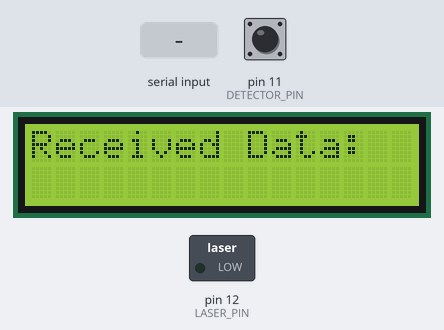
The sketch below on a simulated Arduino Uno, built with avr-gcc and run on an emulated ATmega328P. On the bench: 16×2 character LCD, switched loads named in the sketch (green lamp = pin HIGH). Inputs (shaded band) come from the test bench; at power-on: pin 11 (DETECTOR_PIN) LOW. What the sketch prints to the serial monitor is not drawn.

Above: at 2.7 s.
2.8 s: byte 120 received over Serial
At 2.98 s:
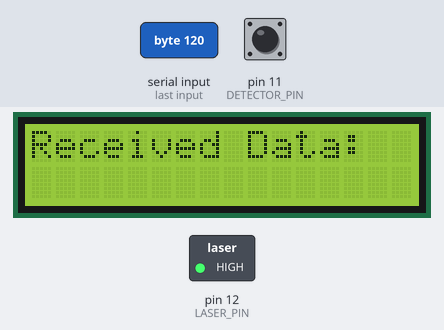
4.5 s: pin 11 (DETECTOR_PIN) pulsed HIGH 5 times (0.12 s each, 0.3 s apart)
At 6.3 s:
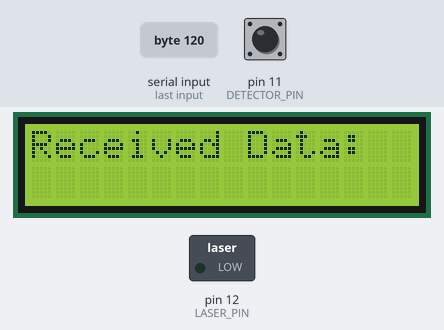
7.5 s: byte 30 received over Serial
At 7.59 s:
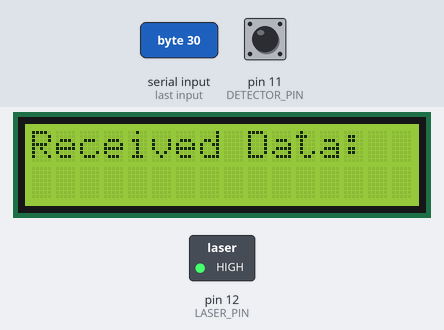
9.1 s: pin 11 (DETECTOR_PIN) pulsed HIGH 2 times (0.12 s each, 0.3 s apart)
At 10.3 s:
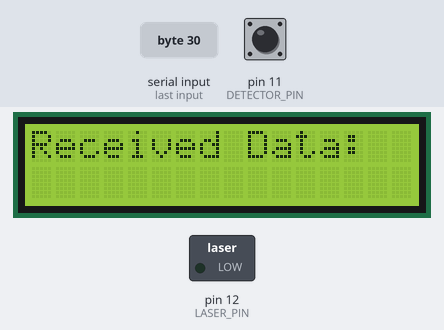
11.2 s: byte 90 received over Serial
At 12.4 s:
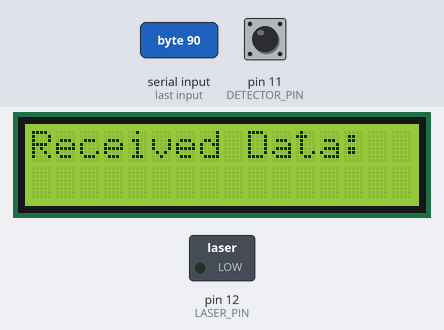
Timing chart, 0 to 13.9 s (numbered marks = the images above; inputs shaded):
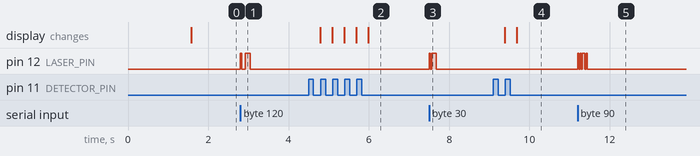

The sketch:

LiFi_System.ino
```cpp
#include <LiquidCrystal.h>

// LCD pin configuration (RS, E, D4, D5, D6, D7)
LiquidCrystal lcd(2, 3, 4, 5, 6, 7);

const int LASER_PIN = 12;
const int DETECTOR_PIN = 11;
const int BIT_PERIOD = 30; // Fixed 30 ms timing on both nodes

int charCount = 0; // Tracks how many characters have been printed on the LCD

void setup() {
  Serial.begin(9600); // Baud rate locked at 9600
  pinMode(LASER_PIN, OUTPUT);
  pinMode(DETECTOR_PIN, INPUT);
  digitalWrite(LASER_PIN, LOW);

  // Initialise the LCD screen
  lcd.begin(16, 2);
  lcd.print("Li-Fi System");
  lcd.setCursor(0, 1);
  lcd.print("Ready...");
  Serial.println("\n=== SYSTEM RESET & READY ===");
  delay(1500);
  lcd.clear(); // Clear the welcome message and prepare the screen

  // Print a fixed heading on the first row so it need not be re-cleared
  lcd.setCursor(0, 0);
  lcd.print("Received Data:");
  lcd.setCursor(0, 1); // Move the cursor to the second row
}

void loop() {
  // --- Transmit section ---
  if (Serial.available() > 0) {
    char sendChar = Serial.read();
    sendByte(sendChar);
  }

  // --- Receive section ---
  if (digitalRead(DETECTOR_PIN) == HIGH) {
    char recvChar = receiveByte();

    // Filter out invalid characters and newline markers
    if (recvChar > 0 && recvChar != '\n' && recvChar != '\r') {
      Serial.print(recvChar); // Print to the Serial Monitor

      // Auto-clear the LCD's second row once 16 characters are filled
      if (charCount >= 16) {
        lcd.setCursor(0, 1);
        lcd.print("                "); // Erase the second row with spaces
        lcd.setCursor(0, 1); // Return the cursor to the row's start
        charCount = 0;
      }

      // Print the received character sequentially on the LCD
      lcd.write(recvChar);
      charCount++; // Increment the character count
    }
  }
}

// Modulates one 8-bit ASCII character into optical pulses
void sendByte(char c) {
  digitalWrite(LASER_PIN, HIGH); // Start Bit
  delay(BIT_PERIOD);

  for (int i = 0; i < 8; i++) {
    digitalWrite(LASER_PIN, bitRead(c, i));
    delay(BIT_PERIOD);
  }

  digitalWrite(LASER_PIN, LOW); // Stop Bit
  delay(BIT_PERIOD);
}

// Demodulates incoming optical pulses into one 8-bit ASCII character
char receiveByte() {
  char c = 0;
  delay(BIT_PERIOD + (BIT_PERIOD / 2)); // Delay to sample at the bit's centre

  for (int i = 0; i < 8; i++) {
    if (digitalRead(DETECTOR_PIN) == HIGH) {
      bitWrite(c, i, 1);
    } else {
      bitWrite(c, i, 0);
    }
    delay(BIT_PERIOD);
  }
  return c;
}
```

Measured:
- after the input at 2.8 s, pin 12 (LASER_PIN): LOW → HIGH at once, → LOW 0.03 s later, → HIGH 0.09 s later, → LOW 0.12 s later
- after the input at 7.5 s, pin 12 (LASER_PIN): LOW → HIGH at once, → LOW 0.03 s later, → HIGH 0.03 s later, → LOW 0.12 s later
- after the input at 11.2 s, pin 12 (LASER_PIN): alternates HIGH for 0.03 s and LOW for 0.03 s, 8 changes in all, then stays LOW, starting at once
